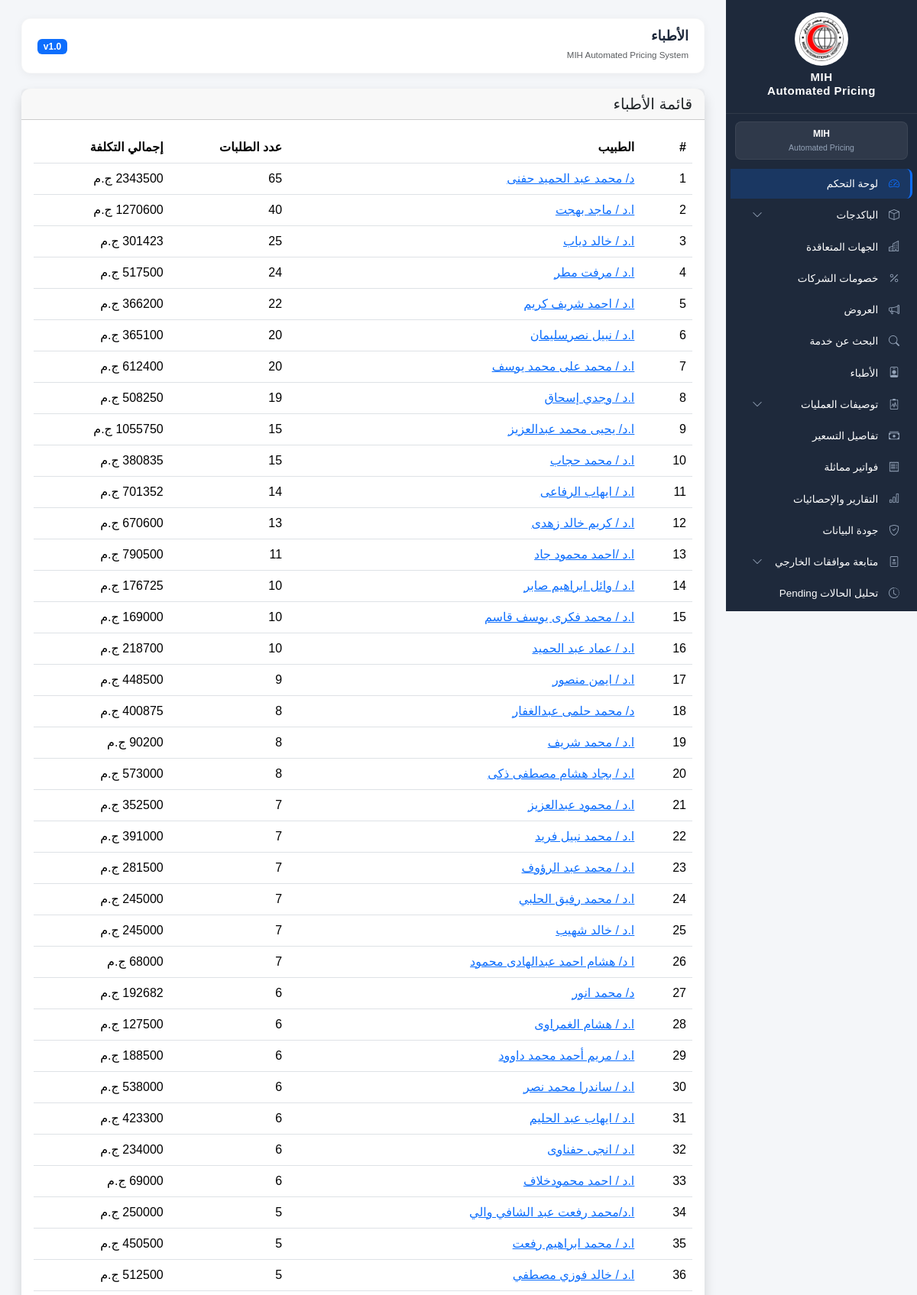
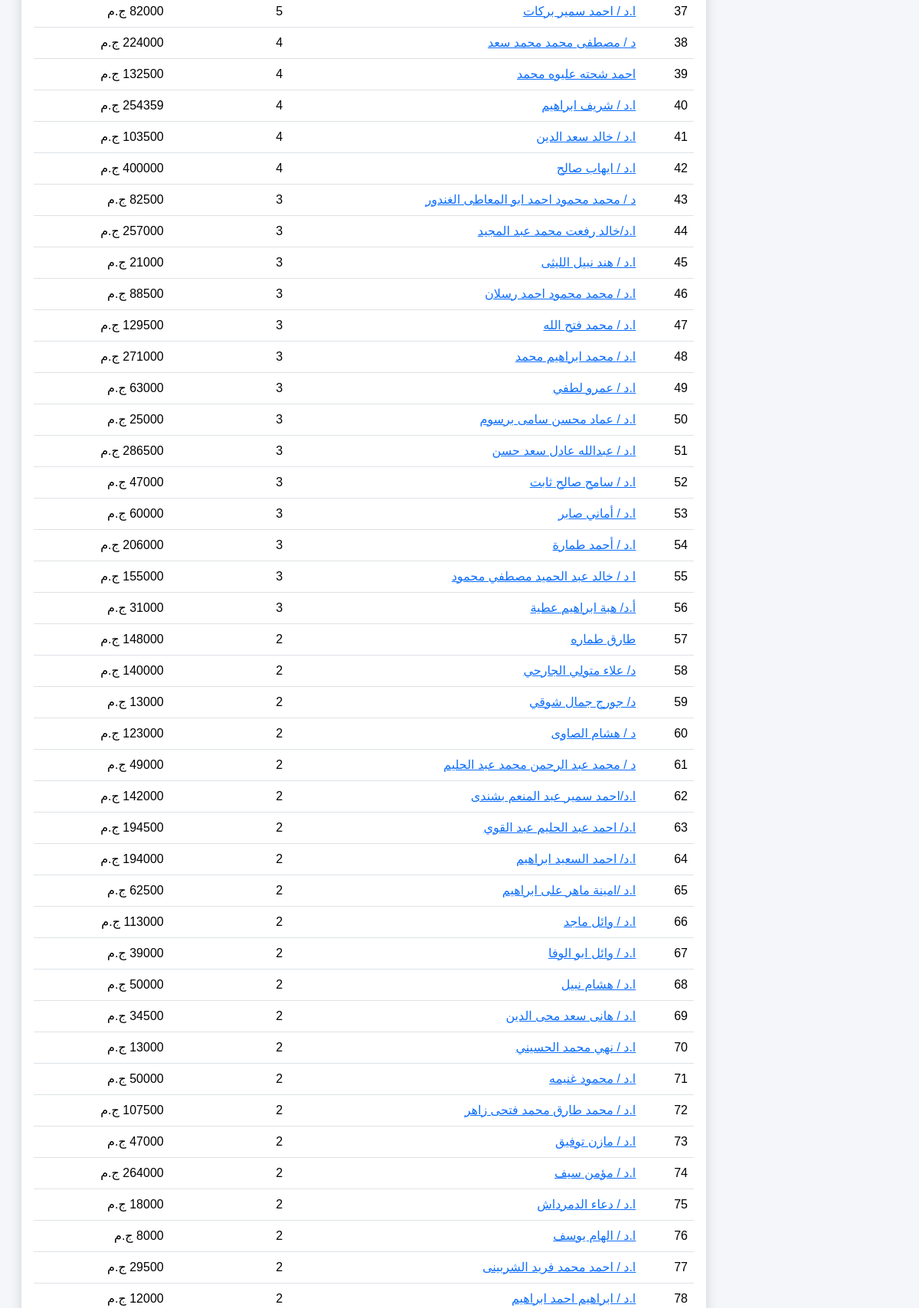
The app's page /doctors/ (upper part) with its own data (2 pictures, top to bottom).
### pricing_requests/models.py (models this page shows, shortened)
class PricingRequest(models.Model):
    STATUS_CHOICES = [
    ("pending", "Pending"),
    ("approved", "Approved"),
    ("rejected", "Rejected"),
    ("service_done", "Service Done"),
    ("patient_refused", "Patient Refused"),
    ("unknown", "Unknown"),
]
    patient = models.ForeignKey(
        Patient,
        on_delete=models.CASCADE,
        related_name="pricing_requests"
    )
    entity = models.ForeignKey(
        ContractEntity,
        on_delete=models.PROTECT,
        related_name="pricing_requests"
    )
    sub_company = models.ForeignKey(
        SubCompany,
        on_delete=models.SET_NULL,
        null=True,
        blank=True,
        related_name="pricing_requests"
    )
    doctor_name = models.CharField(
        max_length=255
    )
    specialty = models.ForeignKey(
        Specialty,
        on_delete=models.PROTECT,
        related_name="pricing_requests"
    )
    procedure_name = models.CharField(
        max_length=500
    )
    requested_cost = models.DecimalField(
        max_digits=12,
        decimal_places=2,
        blank=True,
        null=True
    )
    received_cost = models.DecimalField(
        max_digits=12,
        decimal_places=2,
        blank=True,
        null=True
    )
    main_status = models.CharField(
    max_length=100,
    blank=True,
    null=True
    )
    billing_status = models.CharField(
    max_length=100,
    blank=True,
    null=True
    )
    approval_number = models.CharField(
    max_length=100,
    blank=True,
    null=True
)
    approval_date = models.DateField(
        blank=True,
        null=True
    )
    approval_expiry_date = models.DateField(
        blank=True,
        null=True
    )
    account_number = models.CharField(
        max_length=100,
        blank=True,
        null=True
    )
    expected_admission_date = models.DateField(
        blank=True,
        null=True
    )
    service_date = models.DateField(
    blank=True,
    null=True
)
    status = models.CharField(
        max_length=30,
        choices=STATUS_CHOICES,
        default="pending"
    )
    created_by = models.ForeignKey(
    User,
    on_delete=models.SET_NULL,
    null=True,
    blank=True,
    related_name="created_pricing_requests"
)
    agent_1 = models.ForeignKey(
    User,
    on_delete=models.SET_NULL,
    null=True,
    blank=True,
    related_name="agent1_requests"
)
    agent_2 = models.ForeignKey(
    User,
    on_delete=models.SET_NULL,
    null=True,
    blank=True,
    related_name="agent2_requests"
)
    created_at = models.DateTimeField(
        auto_now_add=True
    )
    updated_at = models.DateTimeField(
        auto_now=True
    )
    request_date = models.DateField(
    blank=True,
    null=True
)
    class Meta:
        verbose_name = "طلب تسعير"
        verbose_name_plural = "طلبات التسعير"
        indexes = [
        models.Index(fields=["status"]),
        models.Index(fields=["entity"]),
        models.Index(fields=["specialty"]),
        models.Index(fields=["expected_admission_date"]),
    ]

### frontend/views.py (the view)
def doctors_list(request):
    doctors = (
        PricingRequest.objects
        .exclude(doctor_name="")
        .values("doctor_name")
        .annotate(
            total_requests=Count("id"),
            total_cost=Sum("requested_cost")
        )
        .order_by("-total_requests")
    )
    return render(
        request,
        "frontend/doctors_list.html",
        {
            "doctors": doctors
        }
    )

### frontend/templates/frontend/doctors_list.html
{% extends 'frontend/base.html' %}
{% block page_title %}
الأطباء
{% endblock %}
{% block content %}
<div class="card shadow border-0">
    <div class="card-header">
        <h5 class="mb-0">
            قائمة الأطباء
        </h5>
    </div>
    <div class="card-body">
        <div class="table-responsive">
            <table class="table table-hover">
                <thead>
                    <tr>
                        <th>#</th>
                        <th>الطبيب</th>
                        <th>عدد الطلبات</th>
                        <th>إجمالي التكلفة</th>
                    </tr>
                </thead>
                <tbody>
                {% for item in doctors %}
                    <tr>
                        <td>
                            {{ forloop.counter }}
                        </td>
                        <td>
                            <a href="{% url 'doctor_detail' item.doctor_name %}">
                                {{ item.doctor_name }}
                            </a>
                        </td>
                        <td>
                            {{ item.total_requests }}
                        </td>
                        <td>
                            {{ item.total_cost|floatformat:0 }} ج.م
                        </td>
                    </tr>
                {% endfor %}
                </tbody>
            </table>
        </div>
    </div>
</div>
{% endblock %}

### frontend/templates/frontend/base.html (style rules this page uses)
:root { --sidebar-bg: #1e293b; --sidebar-hover: rgba(255,255,255,0.12); --sidebar-active: #0d6efd; --text-white: #ffffff; --text-muted: #94a3b8; --card-shadow: 0 2px 12px rgba(0,0,0,0.05); --card-shadow-hover: 0 6px 25px rgba(0,0,0,0.1); --border-radius: 12px; --transition-speed: 0.3s; }
* { margin: 0; padding: 0; box-sizing: border-box; }
html, body { height: 100%; }
body { background: #f4f6f9; font-family: Tahoma, sans-serif; display: flex; flex-direction: column; }
.card { border: none; border-radius: var(--border-radius); box-shadow: var(--card-shadow); transition: all var(--transition-speed) ease; background: white; }

### records on screen
PricingRequest: doctor_name "ا.د / مازن توفيق", total_requests "2", total_cost "47000"

### other values on screen
{{ item.doctor_name }} "د/ محمد عبد الحميد حفنى" "ا.د / ماجد بهجت" "ا.د / خالد دياب" "ا.د / مرفت مطر" "ا.د / احمد شريف كريم" "ا.د / نبيل نصرسليمان" "ا.د / محمد على محمد يوسف" "ا.د / وجدي إسحاق" "ا.د/ يحيى محمد عبدالعزيز" "ا.د / محمد حجاب" "ا.د / ايهاب الرفاعى" "ا.د / كريم خالد زهدى" "ا.د /احمد محمود جاد" "ا.د / وائل ابراهيم صابر" "ا.د / محمد فكرى يوسف قاسم" "ا.د / عماد عبد الحميد" "ا.د / ايمن منصور" "د/ محمد حلمى عبدالغفار" "ا.د / محمد شريف" "ا.د / بجاد هشام مصطفى ذكى" "ا.د / محمود عبدالعزيز" "ا.د / محمد نبيل فريد" "ا.د / محمد عبد الرؤوف" "ا.د / محمد رفيق الحلبي" "ا.د / خالد شهيب" "ا د/ هشام احمد عبدالهادى محمود" "د/ محمد انور" "ا.د / هشام الغمراوى" "ا.د / مريم أحمد محمد داوود" "ا.د / ساندرا محمد نصر" "ا.د / ايهاب عبد الحليم" "ا.د / انجى حفناوى" "ا.د / احمد محمودخلاف" "ا.د/محمد رفعت عبد الشافي والي" "ا.د / محمد ابراهيم رفعت" "ا.د / خالد فوزي مصطفي" "ا.د / احمد سمير بركات" "د / مصطفى محمد محمد سعد" "احمد شحته عليوه محمد" "ا.د / شريف ابراهيم" "ا.د / خالد سعد الدين" "ا.د / ايهاب صالح" "د / محمد محمود احمد ابو المعاطى الغندور" "ا.د/خالد رفعت محمد عبد المجيد" "ا.د / هند نبيل الليثى" "ا.د / محمد محمود احمد رسلان" "ا.د / محمد فتح الله" "ا.د / محمد ابراهيم محمد" "ا.د / عمرو لطفي" "ا.د / عماد محسن سامى برسوم" "ا.د / عبدالله عادل سعد حسن" "ا.د / سامح صالح ثابت" "ا.د / أماني صابر" "ا.د / أحمد طمارة" "ا د / خالد عبد الحميد مصطفي محمود" "أ.د/ هبة ابراهيم عطية" "طارق طماره" "د/ علاء متولي الجارحي" "د/ جورج جمال شوقي" "د / هشام الصاوى" "د / محمد عبد الرحمن محمد عبد الحليم" "ا.د/احمد سمير عبد المنعم بشندى" "ا.د/ احمد عبد الحليم عبد القوي" "ا.د/ احمد السعيد ابراهيم" "ا.د /امينة ماهر على ابراهيم" "ا.د / وائل ماجد" "ا.د / وائل ابو الوفا" "ا.د / هشام نبيل" "ا.د / هانى سعد محى الدين" "ا.د / نهي محمد الحسيني" "ا.د / محمود غنيمه" "ا.د / محمد طارق محمد فتحى زاهر" "ا.د / مؤمن سيف" "ا.د / دعاء الدمرداش" "ا.د / الهام يوسف" "ا.د / احمد محمد فريد الشربينى" "ا.د / ابراهيم احمد ابراهيم"
{{ item.total_requests }} "65" "40" "25" "24" "22" "20" "20" "19" "15" "15" "14" "13" "11" "10" "10" "10" "9" "8" "8" "8" "7" "7" "7" "7" "7" "7" "6" "6" "6" "6" "6" "6" "6" "5" "5" "5" "5" "4" "4" "4" "4" "4" "3" "3" "3" "3" "3" "3" "3" "3" "3" "3" "3" "3" "3" "3" "2" "2" "2" "2" "2" "2" "2" "2" "2" "2" "2" "2" "2" "2" "2" "2" "2" "2" "2" "2" "2"
{{ item.total_cost|floatformat:0 }} "2343500" "1270600" "301423" "517500" "366200" "365100" "612400" "508250" "1055750" "380835" "701352" "670600" "790500" "176725" "169000" "218700" "448500" "400875" "90200" "573000" "352500" "391000" "281500" "245000" "245000" "68000" "192682" "127500" "188500" "538000" "423300" "234000" "69000" "250000" "450500" "512500" "82000" "224000" "132500" "254359" "103500" "400000" "82500" "257000" "21000" "88500" "129500" "271000" "63000" "25000" "286500" "47000" "60000" "206000" "155000" "31000" "148000" "140000" "13000" "123000" "49000" "142000" "194500" "194000" "62500" "39000" "50000" "34500" "13000" "50000" "107500" "264000" "18000" "8000" "29500" "12000"
